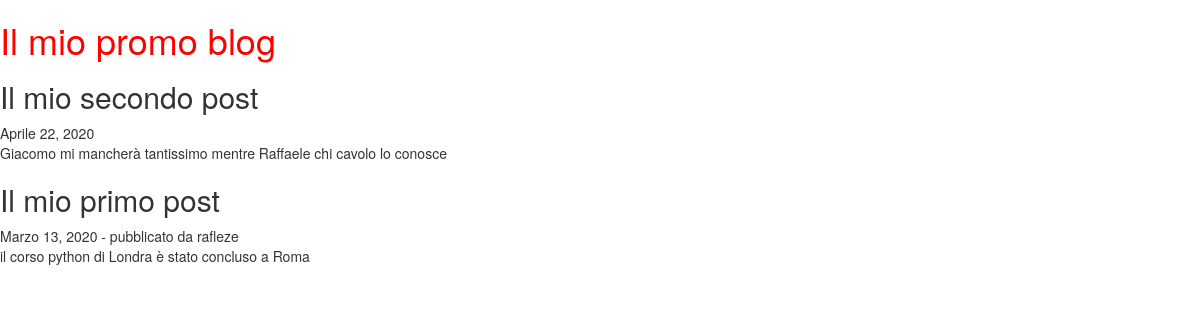
The page / on the database its author committed.
### blog/models.py (models this page shows, shortened)
class Post(models.Model):
    author = models.ForeignKey(User, on_delete=models.SET_NULL, null=True, blank=True)
    title = models.CharField(max_length=250)
    text = models.TextField()
    publish = models.BooleanField(default=False)
    data_pubblicazione = models.DateField(blank=True, null=True)
    class Meta:
        verbose_name = "Articolo"
        verbose_name_plural = "Articoli"
        ordering = ("-data_pubblicazione",)

### blog/views.py (the view)
# urls.py: 2. Add a URL to urlpatterns:  path('', views.home, name='home')
def home(request):
    articoli = Post.objects.filter(publish=True)
    return render(request, "home.html", context={"articoli": articoli})

### blog/templates/home.html (shortened to what this page needs)
{% load static %}
<html>
    <head>
        <link rel="stylesheet" href="//maxcdn.bootstrapcdn.com/bootstrap/3.2.0/css/bootstrap.min.css">
        <link rel="stylesheet" href="//maxcdn.bootstrapcdn.com/bootstrap/3.2.0/css/bootstrap-theme.min.css">
        <link rel="stylesheet" href="{% static 'css/style.css' %}">
    </head>
    <body>
        <div>
            <h1>
                <a href="">Il mio promo blog</a>
            </h1>
        </div>
        <div>
            {% for articolo in articoli %}
                <h2>{{articolo.title}}</h2>
                <div>
                    {{articolo.data_pubblicazione}}{% if articolo.author %} - pubblicato da {{articolo.author}}{% endif %}
                </div>
                <p>{{articolo.text}}</p>
            {% endfor %}
        </div>
    </body>
</html>

### blog/static/css/style.css (style rules this page uses)
h1 a { color: red; }

### rows shown on the page
Post: title "Il mio secondo post", data_pubblicazione "Aprile 22, 2020", text "Giacomo mi mancherà tantissimo mentre Raffaele chi cavolo lo conosce"
Post: title "Il mio primo post", data_pubblicazione "Marzo 13, 2020", author "rafleze", text "il corso python di Londra è stato concluso a Roma"
